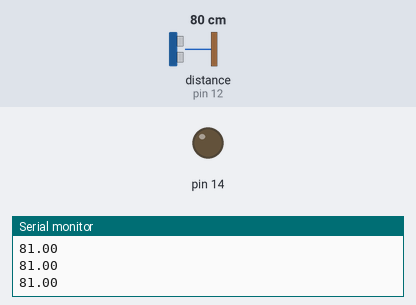
Recording of a sketch running on a simulated Arduino Uno, built with avr-gcc and run on an emulated ATmega328P. Shown: output pins drawn as LEDs (lit = HIGH), the last lines printed to the serial monitor. Inputs (shaded band) come from the test bench; at power-on: distance to the obstacle (sensor on pin 12) 80 cm.

Above: at 1.3 s.
1.4 s: distance to the obstacle (sensor on pin 12) set to 52 cm
3.2 s: distance to the obstacle (sensor on pin 12) set to 44 cm
At 4.4 s:
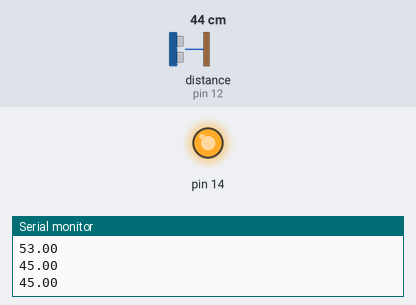
5.5 s: distance to the obstacle (sensor on pin 12) set to 60 cm
At 6.5 s:
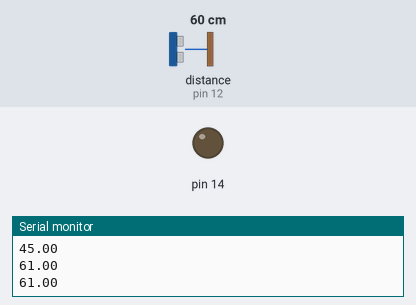
7.5 s: distance to the obstacle (sensor on pin 12) set to 2 cm
At 8.6 s:
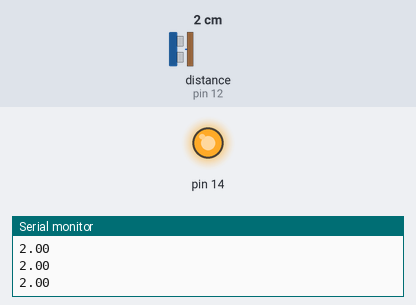
Timing chart, 0 to 10.5 s (numbered marks = the images above; inputs shaded):
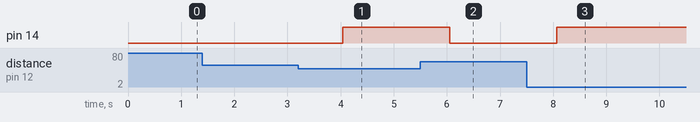

The sketch:

sketch_oct22a.ino
```cpp
#include<NewPing.h>
NewPing sonic(4,12,500);

void setup(){

  pinMode(14,OUTPUT);
  Serial.begin(9600);

}
void loop(){

  float d = sonic.ping_cm();
  Serial.println(d);
  delay(500);
  if(d<50){
    digitalWrite(14,HIGH);
  }else{
    digitalWrite(14,LOW);
  }
}
```

Measured:
- the behaviour switches between 49 and 48 cm on distance to the obstacle (sensor on pin 12) (found by bisection; images 0 and 1)
- after the input at 3.2 s, pin 14: LOW → HIGH after 0.84 s
- after the input at 5.5 s, pin 14: HIGH → LOW after 0.55 s
- after the input at 7.5 s, pin 14: LOW → HIGH after 0.57 s
